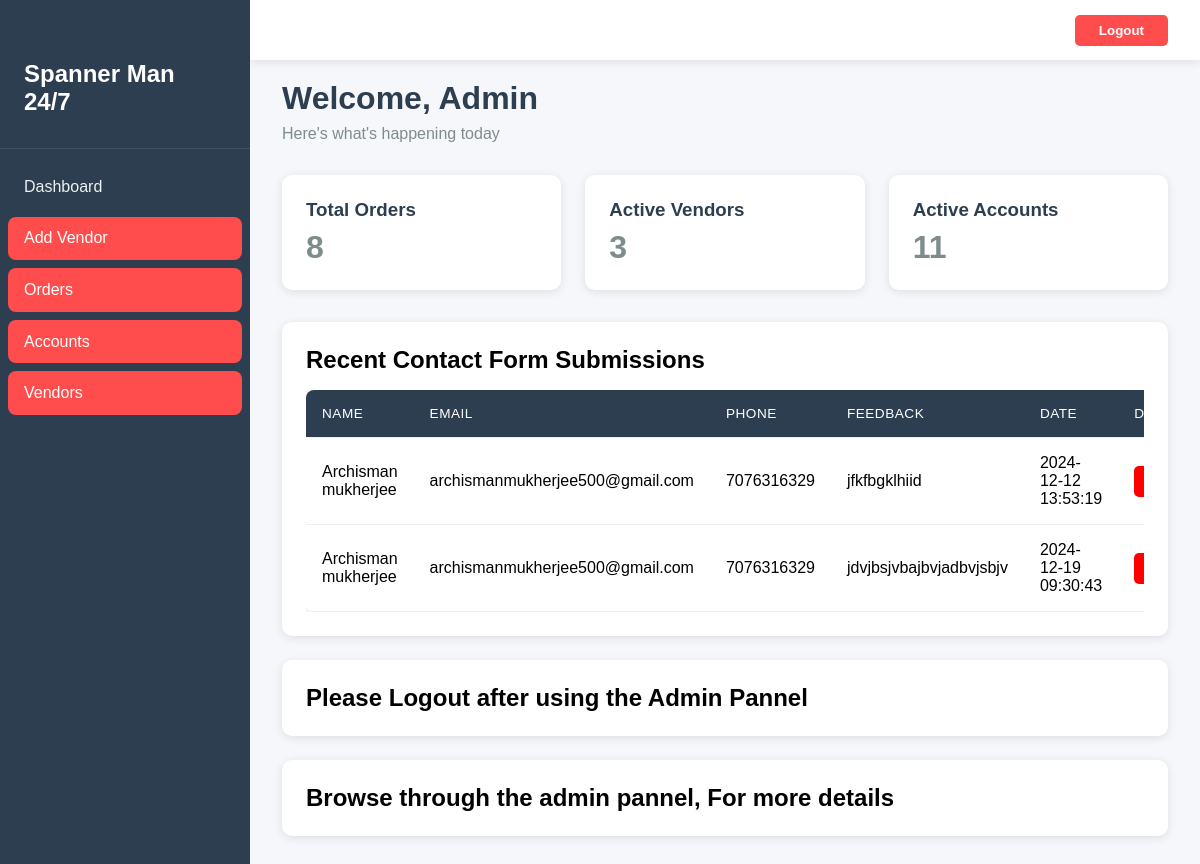
Screenshot of /Admin/home.php (signed in) with the database file from the repository.
### tables this page shows
CREATE TABLE `message` (
  `id` int(11) NOT NULL,
  `name` varchar(30) NOT NULL,
  `email` varchar(50) NOT NULL,
  `phone` bigint(10) NOT NULL,
  `feedback` varchar(255) NOT NULL,
  `created_at` timestamp NOT NULL DEFAULT current_timestamp()
);

### Admin/home.php (the view, shortened to what this page needs)
<?php
$server = "localhost";
$username = "root";
$password = "";
$dbname = "break_pass";
    $con = mysqli_connect($server,$username,$password,$dbname);
      ?>
<?php
                  $que1= "SELECT * FROM `message` WHERE 1";
                  $result1 = mysqli_query($con,$que1);
                ?>
<?php
function getDashboardStats($con) {
    $stats = array(
        'total_orders' => 0,
        'active_vendors' => 0,
        'active_accounts' => 0,
        'completed_today' => 0
    );
    $orderQuery = "SELECT COUNT(*) as total FROM requests";
    $orderResult = mysqli_query($con, $orderQuery);
    if($orderResult) {
        $row = mysqli_fetch_assoc($orderResult);
        $stats['total_orders'] = $row['total'];
    }
    $vendorQuery = "SELECT COUNT(*) as total FROM vendors";
    $vendorResult = mysqli_query($con, $vendorQuery);
    if($vendorResult) {
        $row = mysqli_fetch_assoc($vendorResult);
        $stats['active_vendors'] = $row['total'];
    }
    $accountQuery = "SELECT COUNT(*) as total FROM accounts";
    $accountResult = mysqli_query($con, $accountQuery);
    if($accountResult) {
        $row = mysqli_fetch_assoc($accountResult);
        $stats['active_accounts'] = $row['total'];
    }
    return $stats;
}
$dashboardStats = getDashboardStats($con);
?>
<!DOCTYPE html>
<html lang="en">
<head>
</head>
<body>
    <nav class="sidebar">
    <div class="logo">
    <h1>Spanner Man 24/7</h1>
    </div>
        <ul class="nav-links">
            <li><a href="./home.php">
                <span>Dashboard</span>
            </a></li>
            <li><a href="./add_vendor.php" class="active">
                <span>Add Vendor</span>
            </a></li>
            <li><a href="./orders.php" class="active">
                <span>Orders</span>
            </a></li>
            <li><a href="./accounts.php" class="active">
                <span>Accounts</span>
            </a></li>
            <li><a href="./vendors.php" class="active">
                <span>Vendors</span>
            </a></li>
        </ul>
    </nav>
    <header class="header">
        <a href="./logout_adm.php"><button class="logout-btn">Logout</button></a>
    </header>
    <main class="main-content">
        <div class="welcome-section">
            <h1>Welcome, Admin</h1>
            <p>Here's what's happening today</p>
        </div>
        <div class="dashboard-cards">
            <div class="card">
                <h3>Total Orders</h3>
                <p><?php echo number_format($dashboardStats['total_orders']); ?></p>
            </div>
            <div class="card">
                <h3>Active Vendors</h3>
                <p><?php echo number_format($dashboardStats['active_vendors']); ?></p>
            </div>
            <div class="card">
                <h3>Active Accounts</h3>
                <p><?php echo number_format($dashboardStats['active_accounts']); ?></p>
            </div>
        </div>
        <div class="content-section contact-table-section">
    <h2>Recent Contact Form Submissions</h2>
    <div class="table-container">
        <table class="contact-table">
            <thead>
                <tr>
                    <th>Name</th>
                    <th>Email</th>
                    <th>Phone</th>
                    <th>Feedback</th>
                    <th>Date</th>
                    <th>Delete</th>
                </tr>
            </thead>
            <tbody>
                <tr class="fade-in">
                <?php
              while($row = mysqli_fetch_assoc($result1)) { ?>
                <td> <?php  echo $row['name']; ?> </td>
                <td> <?php  echo $row['email']; ?> </td>
                <td> <?php  echo $row['phone']; ?> </td>
                <td> <?php  echo $row['feedback']; ?> </td>
                <td> <?php  echo $row['created_at']; ?> </td>
                <td><a href="./operations/delete_mes.php ?uid=<?php echo $row['id'];?>"><button type="button" class="action-btn" style="background-color:red">Delete</button></a></td>
                </tr>
                <?php }?>
            </tbody>
        </table>
    </div>
</div>
        <div class="content-section">
            <h2>Please Logout after using the Admin Pannel</h2>
        </div>
        <div class="content-section">
            <h2>Browse through the admin pannel, For more details</h2>
        </div>
    </main>
</body>
</html>

### Admin/home.php (style rules this page uses)
* { margin: 0; padding: 0; box-sizing: border-box; font-family: Arial, sans-serif; }
body { background: #f5f7fa; min-height: 100vh; }
.sidebar { position: fixed; left: 0; top: 0; bottom: 0; width: 250px; background: #2c3e50; padding-top: 60px; transition: all 0.3s ease; z-index: 100; }
.sidebar .logo { padding: 0 1.5rem 2rem; color: white; font-size: 1.5rem; border-bottom: 1px solid rgba(255,255,255,0.1); margin-bottom: 1rem; }
.nav-links { list-style: none; padding: 0 0.5rem; }
.nav-links li { margin-bottom: 0.5rem; }
.nav-links a { display: flex; align-items: center; padding: 0.8rem 1rem; color: #ecf0f1; text-decoration: none; border-radius: 8px; transition: all 0.3s ease; }
.nav-links a.active { background: #ff4d4d; color: white; }
.header { position: fixed; top: 0; left: 250px; right: 0; height: 60px; background: white; padding: 0 2rem; display: flex; align-items: center; justify-content: flex-end; box-shadow: 0 2px 10px rgba(0,0,0,0.1); z-index: 99; }
.logout-btn { background: #ff4d4d; color: white; border: none; padding: 0.5rem 1.5rem; border-radius: 5px; cursor: pointer; font-weight: bold; transition: all 0.3s ease; }
.main-content { margin-left: 250px; padding: 80px 2rem 2rem; }
.dashboard-cards { display: grid; grid-template-columns: repeat(auto-fit, minmax(250px, 1fr)); gap: 1.5rem; margin-bottom: 2rem; opacity: 0; transform: translateY(20px); animation: fadeInUp 0.6s forwards; }
.card { background: white; padding: 1.5rem; border-radius: 10px; box-shadow: 0 2px 10px rgba(0,0,0,0.1); transition: all 0.3s ease; }
.card h3 { color: #2c3e50; margin-bottom: 0.5rem; }
.card p { color: #7f8c8d; font-size: 2rem; font-weight: bold; }
.welcome-section { margin-bottom: 2rem; opacity: 0; animation: fadeIn 0.6s forwards; }
.welcome-section h1 { color: #2c3e50; margin-bottom: 0.5rem; }
.welcome-section p { color: #7f8c8d; }
.content-section { background: white; padding: 1.5rem; border-radius: 10px; box-shadow: 0 2px 10px rgba(0,0,0,0.1); margin-bottom: 1.5rem; opacity: 0; transform: translateY(20px); animation: fadeInUp 0.6s forwards 0.3s; }
.logo h1 { color: var(--text-light); font-size: 1.5rem; position: relative; overflow: hidden; }
.logo h1::after { content: ''; position: absolute; bottom: 0; left: -100%; width: 100%; height: 2px; background: var(--secondary-color); animation: slideLine 3s infinite; }
.table-container { overflow-x: auto; margin-top: 1rem; }
.contact-table { width: 100%; border-collapse: collapse; background: white; border-radius: 8px; overflow: hidden; box-shadow: 0 2px 10px rgba(0,0,0,0.1); }
.contact-table th, .contact-table td { padding: 1rem; text-align: left; border-bottom: 1px solid #eee; }
.contact-table th { background: #2c3e50; color: white; font-weight: 500; text-transform: uppercase; font-size: 0.85rem; letter-spacing: 0.5px; }
.contact-table tr { transition: all 0.3s ease; }
.action-btn { padding: 0.5rem 1rem; border: none; border-radius: 5px; background: #4CAF50; color: white; cursor: pointer; transition: all 0.3s ease; }
.fade-in { animation: fadeIn 0.5s ease-in-out forwards; opacity: 0; }
.contact-table tr:nth-child(1) { animation-delay: 0.1s; }

### rows the page displays
message: name "Archisman mukherjee", email "archismanmukherjee500@gmail.com", phone "7076316329", feedback "jfkfbgklhiid", created_at "2024-12-12 13:53:19"
message: name "Archisman mukherjee", email "archismanmukherjee500@gmail.com", phone "7076316329", feedback "jdvjbsjvbajbvjadbvjsbjv", created_at "2024-12-19 09:30:43"

### other values shown
$dashboardStats['total_orders'] "8"
$dashboardStats['active_vendors'] "3"
$dashboardStats['active_accounts'] "11"
